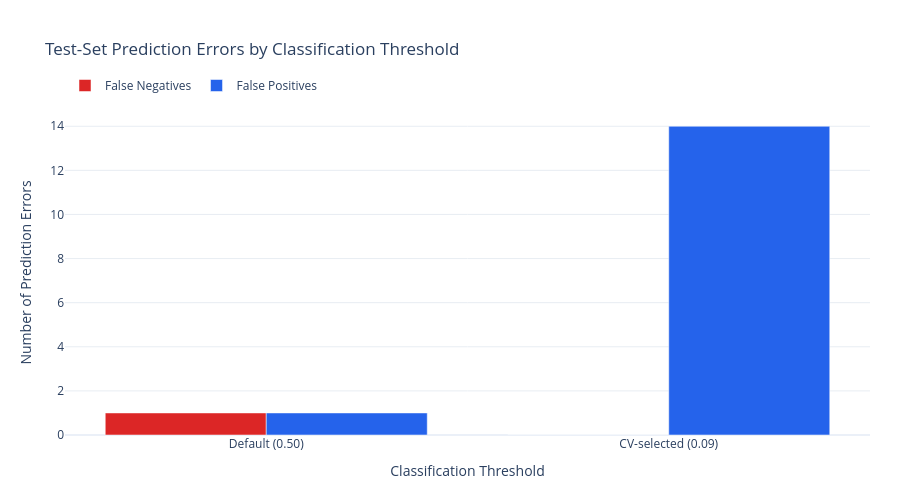

The cell this chart's notebook holds for it:
### Code cell
import pandas as pd
import plotly.graph_objects as go

comparison_df = pd.DataFrame({
    "Threshold": ["Default (0.50)", "CV-selected (0.09)"],
    "False Negatives": [1, fn],
    "False Positives": [1, fp]
})

fig = go.Figure()

for metric, color in [
    ("False Negatives", "#DC2626"),
    ("False Positives", "#2563EB")
]:
    fig.add_trace(go.Bar(
        x=comparison_df["Threshold"],
        y=comparison_df[metric],
        name=metric,
        marker_color=color,
        hovertemplate=(
            "<b>%{x}</b><br>"
            + metric + ": %{y}<extra></extra>"
        )
    ))

fig.update_layout(
    title="Test-Set Prediction Errors by Classification Threshold",
    xaxis_title="Classification Threshold",
    yaxis_title="Number of Prediction Errors",
    barmode="group",
    template="plotly_white",
    hovermode="x unified",
    hoverlabel=dict(font_size=13),
    height=500,
    legend=dict(
        orientation="h",
        y=1.12,
        x=0
    ),
    margin=dict(l=65, r=30, t=110, b=65)
)

fig.update_yaxes(
    dtick=2,
    rangemode="tozero",
    gridcolor="#E8EDF3"
)

fig.show()

### Figure 1 — Plotly figure (JSON) as saved in the notebook; plotly's stock layout.template omitted (floating-point values rounded to 4 significant figures)
{"data": [{"hovertemplate": "<b>%{x}</b><br>False Negatives: %{y}<extra></extra>", "marker": {"color": "#DC2626"}, "name": "False Negatives", "type": "bar", "x": ["Default (0.50)", "CV-selected (0.09)"], "y": [1, 0]}, {"hovertemplate": "<b>%{x}</b><br>False Positives: %{y}<extra></extra>", "marker": {"color": "#2563EB"}, "name": "False Positives", "type": "bar", "x": ["Default (0.50)", "CV-selected (0.09)"], "y": [1, 14]}], "layout": {"barmode": "group", "height": 500, "hoverlabel": {"font": {"size": 13}}, "hovermode": "x unified", "legend": {"orientation": "h", "x": 0, "y": 1.12}, "margin": {"b": 65, "l": 65, "r": 30, "t": 110}, "title": {"text": "Test-Set Prediction Errors by Classification Threshold"}, "xaxis": {"title": {"text": "Classification Threshold"}}, "yaxis": {"dtick": 2, "gridcolor": "#E8EDF3", "rangemode": "tozero", "title": {"text": "Number of Prediction Errors"}}}}
